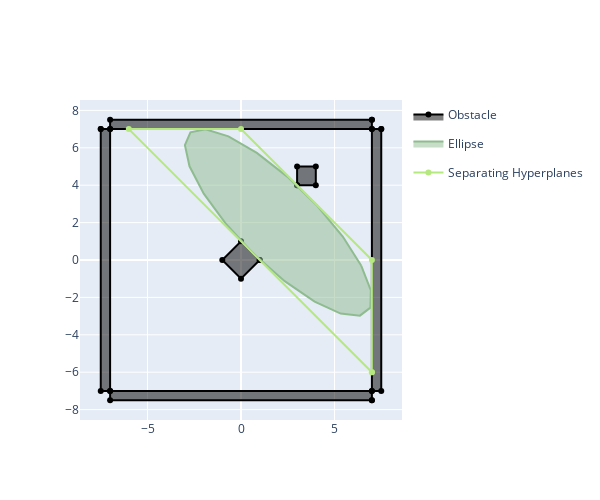

The notebook cell this image was saved under:
### Code cell
def maximize_ellipsoid(A, b):
    # Find the largest ellipsoid that can fit within the given set of planes
    # Implementation of the semidefinite pr"ogram in Eq. 10 in Diets 2014.
    C = cp.Variable((2, 2), PSD=True)
    d = cp.Variable((2, 1))
    
    obj = cp.Maximize(cp.log_det(C))
    constr = []
    for i, a in enumerate(A):
        constr += [cp.norm(a @ C) + a @ d <= b[i]]
    
    prob = cp.Problem(obj, constr)
    prob.solve()
    
    return C.value, d.value

C, d = maximize_ellipsoid(A, b)
fig = go.Figure()
plot_obs(obs, fig)
plot_ellipse(C, d, fig)
plot_planes(A, b, d_0, fig)

### Figure 1 — Plotly figure (JSON) as saved in the notebook; plotly's stock layout.template omitted (floating-point values rounded to 4 significant figures)
{"data": [{"fill": "toself", "legendgroup": "obstacle", "line": {"color": "black"}, "name": "Obstacle", "showlegend": true, "type": "scatter", "x": [1, 0, -1, 0, 1], "y": [0, 1, 0, -1, 0]}, {"fill": "toself", "legendgroup": "obstacle", "line": {"color": "black"}, "name": "Obstacle", "showlegend": false, "type": "scatter", "x": [3, 4, 4, 3, 3], "y": [4, 4, 5, 5, 4]}, {"fill": "toself", "legendgroup": "obstacle", "line": {"color": "black"}, "name": "Obstacle", "showlegend": false, "type": "scatter", "x": [7.5, 7, 7, 7.5, 7.5], "y": [7, 7, -7, -7, 7]}, {"fill": "toself", "legendgroup": "obstacle", "line": {"color": "black"}, "name": "Obstacle", "showlegend": false, "type": "scatter", "x": [7, -7, -7, 7, 7], "y": [7.5, 7.5, 7, 7, 7.5]}, {"fill": "toself", "legendgroup": "obstacle", "line": {"color": "black"}, "name": "Obstacle", "showlegend": false, "type": "scatter", "x": [-7.5, -7, -7, -7.5, -7.5], "y": [7, 7, -7, -7, 7]}, {"fill": "toself", "legendgroup": "obstacle", "line": {"color": "black"}, "name": "Obstacle", "showlegend": false, "type": "scatter", "x": [7, -7, -7, 7, 7], "y": [-7.5, -7.5, -7, -7, -7.5]}, {"fill": "toself", "line": {"color": "darkseagreen"}, "name": "Ellipse", "type": "scatter", "visible": true, "x": [6.433, 5.442, 4.078, 2.489, 0.8471, -0.6702, -1.898, -2.704, -2.999, -2.753, -1.992, -0.7985, 0.6985, 2.337, 3.938, 5.33, 6.36, 6.919, 6.944, 6.433], "y": [-0.3121, 1.253, 2.898, 4.447, 5.73, 6.609, 6.989, 6.828, 6.143, 5.01, 3.551, 1.923, 0.3041, -1.131, -2.227, -2.865, -2.976, -2.548, -1.626, -0.3121]}, {"name": "Separating Hyperplanes", "type": "scatter", "visible": true, "x": [7.0, 7.0, 3.997e-15, -6.0, 7.0], "y": [-6.0, 2.465e-14, 7.0, 7.0, -6.0]}], "layout": {"height": 500, "width": 600, "xaxis": {"autorange": true, "domain": [0, 1], "range": [-8.562, 8.562], "type": "linear"}, "yaxis": {"autorange": true, "domain": [0, 1], "range": [-8.782, 8.782], "scaleanchor": "x", "type": "linear"}}}
